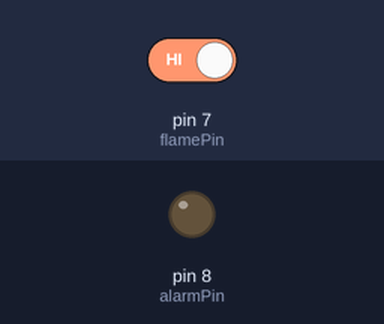
A sketch run on a simulated Arduino Uno, built with avr-gcc and run on an emulated ATmega328P. Shown: output pins drawn as LEDs (lit = HIGH). The inputs (shaded band) are chosen by the test bench; at power-on: pin 7 (flamePin) HIGH.

Above: at 1.2 s.
1.3 s: pin 7 (flamePin) driven LOW
At 1.8 s:
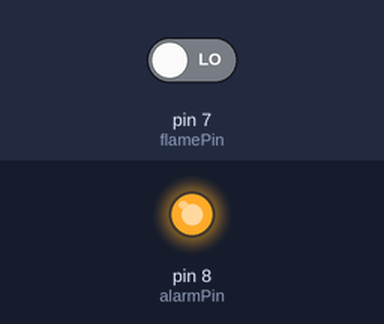
2.8 s: pin 7 (flamePin) driven HIGH
At 4.1 s:
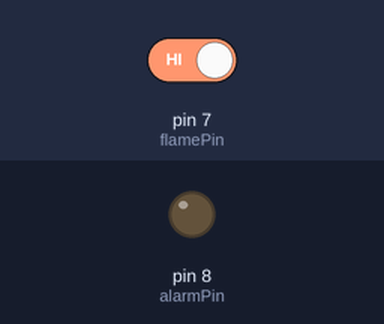
Timing chart, 0 to 5.8 s (numbered marks = the images above; inputs shaded):
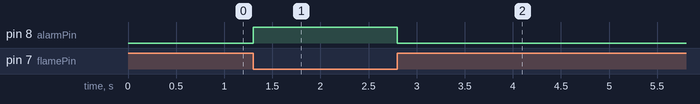

The sketch:

Flame_sensor.ino
```cpp
const int flamePin = 7;
const int alarmPin = 8;

void setup() {
  pinMode(flamePin, INPUT);
  pinMode(alarmPin, OUTPUT);
}

void loop() {
  if(digitalRead(flamePin) == LOW) { // Flame detected
    digitalWrite(alarmPin, HIGH); // Sound alarm
  } else {
    digitalWrite(alarmPin, LOW); // Turn off alarm
  }
  delay(100);
}
```

Measured:
- after the input at 1.3 s, pin 8 (alarmPin): LOW → HIGH at once
- after the input at 2.8 s, pin 8 (alarmPin): HIGH → LOW at once
